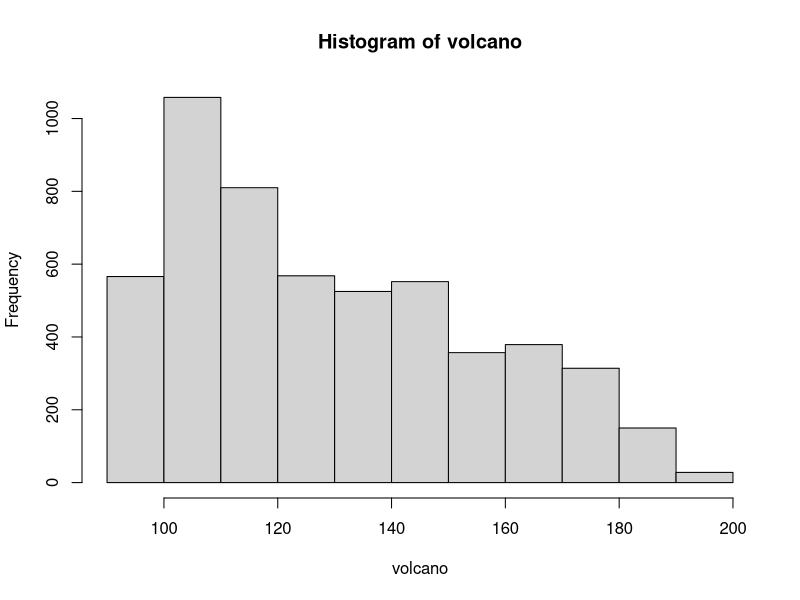

Here is the R script that generated this plot:
## ---- chunk 1
hist(volcano)
## ---- chunk 2
head(iris)
